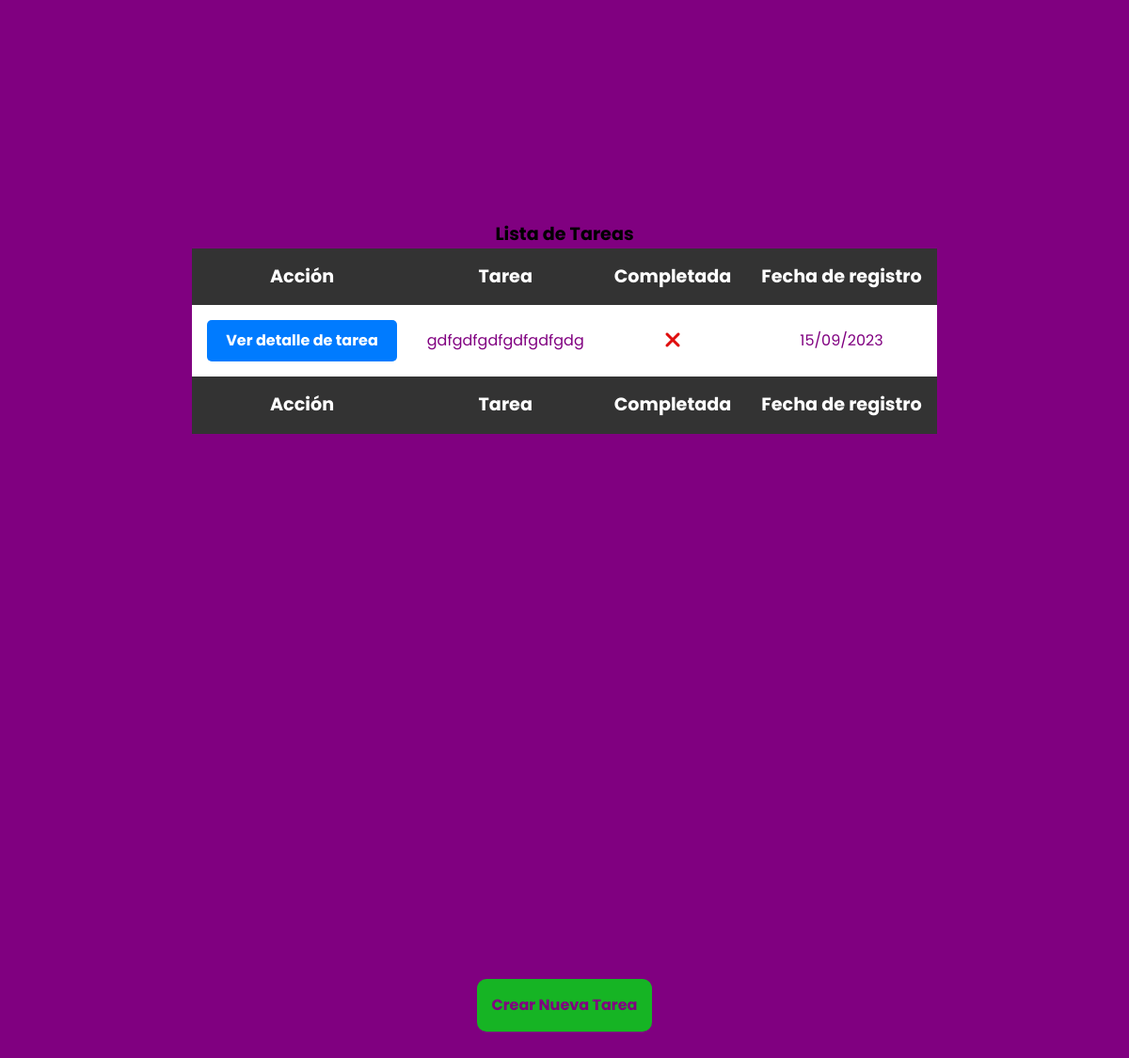
The page /todo_task/ (lower part) on the database as committed earlier.
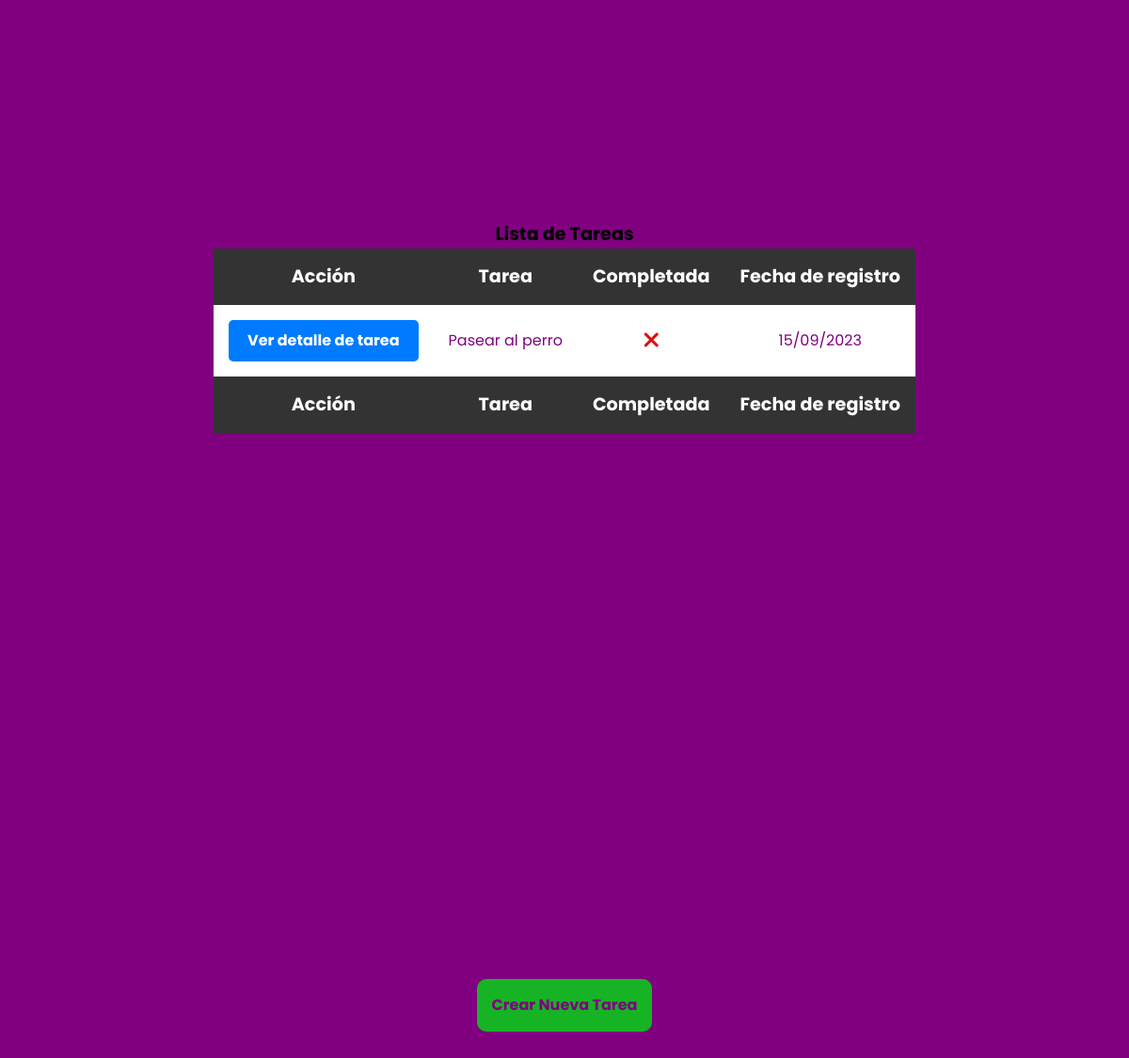
The same page on the database as committed later.
### todo_task/models.py (models this page shows, shortened)
class Task(models.Model):
    title = models.CharField(max_length=200)
    complete = models.BooleanField(default=False)
    created = models.DateTimeField(auto_now_add=True)
    labels = models.ManyToManyField("Label")
    class Meta:
        ordering = ["-created"]

### todo_task/views.py (the view)
# urls.py: path("", views.list_tasks, name="list_tasks"),
def list_tasks(request):
    tasks = Task.objects.all()
    query = request.GET.get('q', '')  # Obtiene el valor de búsqueda del parámetro 'q' en la URL
    if not query:
        tasks = Task.objects.all()  # Obtén todas las tareas
    else:
        tasks = Task.objects.filter(title__startswith=query)  # Filtra las tareas cuyos títulos empiezan por la letra puesta
    return render(request, "todo_task/list_tasks.html", {"tasks": tasks, "query": query})

### todo_task/templates/todo_task/list_tasks.html (shortened to what this page needs)
{% extends "base.html" %}
{% load static %}
{% block css %}
    <link rel="stylesheet" type="text/css" href="{% static 'todo_task/css/style.css' %}">
{% endblock %}
{% block content %}
<section class="container">
    <table class="table">
        <caption class="fs-2">
            Lista de Tareas
        </caption>
        <thead>
            <tr class="table__headers fs-1">
                <th>Acción</th>
                <th>Tarea</th>
                <th>Completada</th>
                <th>Fecha de registro</th>
            </tr>
        </thead>
        <tbody>
            {% for task in tasks %}
            <tr class="fs-0">
                <td><a class="table__action" href="{% url 'task_detail' task.id %}">Ver detalle de tarea</a></td>
                <td>{{ task.title }}</td>
                <td class="table__status-cell">{% if task.complete %}<i class="fa-solid fa-check status-cell__ticket"></i>{% else %}<i class="fa-solid fa-xmark status-cell__cross"></i>{% endif %}</td>
                <td>{{ task.created|date:"d/m/Y" }}</td>
            </tr>
            {% endfor %}
        </tbody>
        <tfoot>
            <tr class="table__headers fs-1">
                <th>Acción</th>
                <th>Tarea</th>
                <th>Completada</th>
                <th>Fecha de registro</th>
            </tr>
        </tfoot>
    </table>
</section>
<div class="container">
    <a class="btn btn-create" href="{% url 'create_task' %}">Crear Nueva Tarea</a>
</div>
{% endblock %}

Rows that differ between the two databases and show on the page:
changed Task: title "gdfgdfgdfgdfgdfgdg" → "Pasear al perro"
